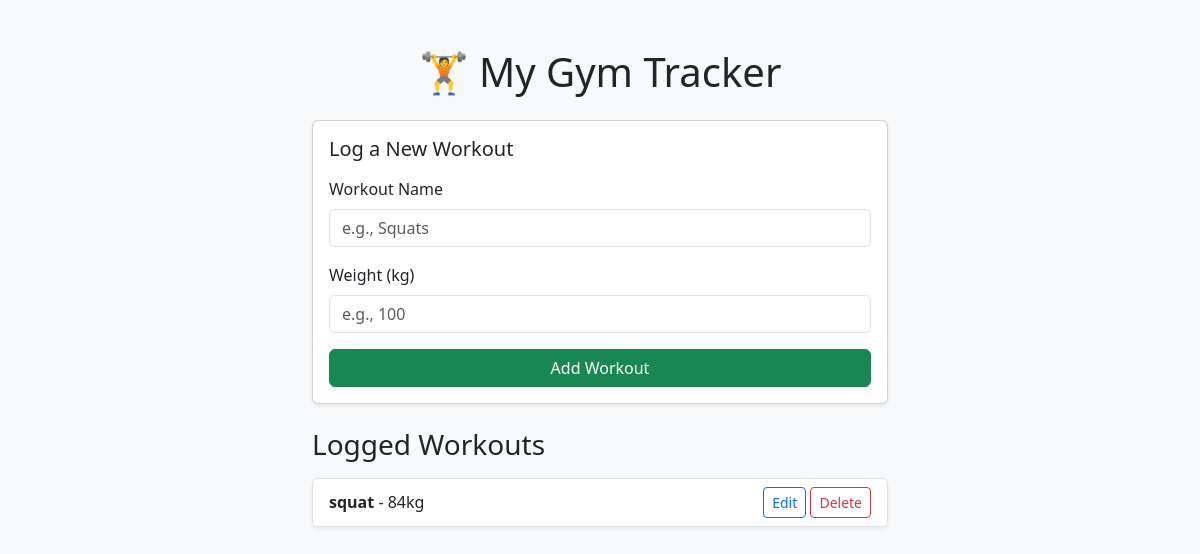
Before: / with the older database file.
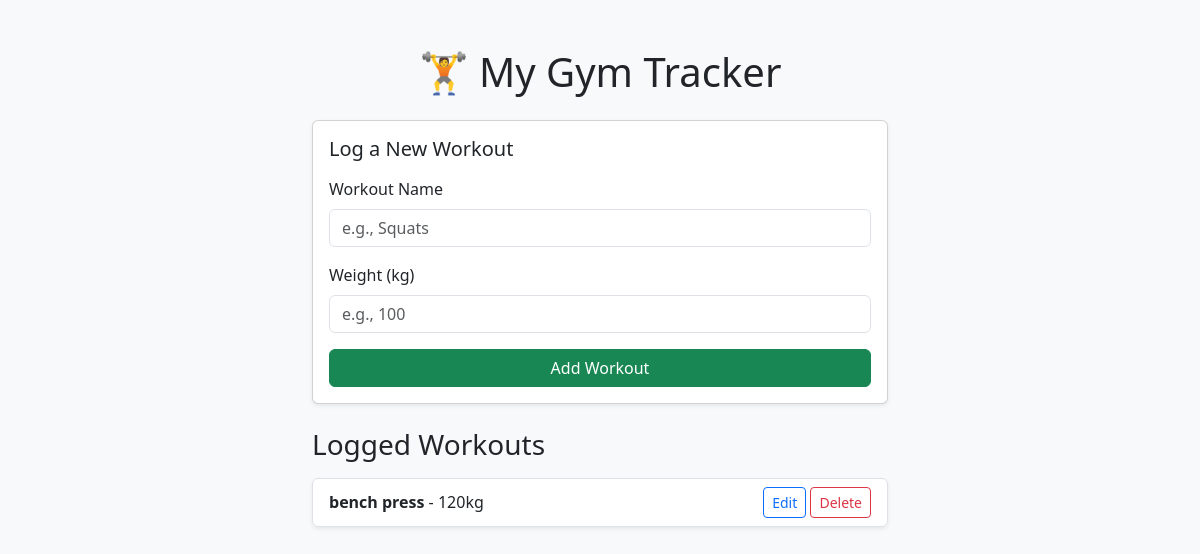
After: the same page with the newer database file.
### tables this page shows
CREATE TABLE workouts(id INTEGER PRIMARY KEY AUTOINCREMENT , name TEXT NOT NULL , weight TEXT NOT NULL);

### app.py (the view, shortened to what this page needs)
@app.route('/' , methods = ["GET" , "POST"])
def home():
    conn = sqlite3.connect("gym.db")
    cursor = conn.cursor()
    cursor.execute("SELECT id , name , weight FROM workouts")
    rows = cursor.fetchall()
    conn.close()
    formatted_workouts = [{"id":row[0] , "name":row[1] , "weight":row[2]} for row in rows]
    return render_template("index.html", savedworkout = formatted_workouts)

### templates/index.html (shortened to what this page needs)
<!DOCTYPE html>
<html lang="en">
<head>
    <link href="https://cdn.jsdelivr.net/npm/bootstrap@5.3.2/dist/css/bootstrap.min.css" rel="stylesheet">
</head>
<body class="bg-light">
    <div class="container mt-5" style="max-width: 600px;">
        <h1 class="text-center mb-4">🏋️ My Gym Tracker</h1>
        <div class="card shadow-sm mb-4">
            <div class="card-body">
                <h5 class="card-title mb-3">Log a New Workout</h5>
                <form action="/" method="POST">
                    <div class="mb-3">
                        <label for="workout_name" class="form-label">Workout Name</label>
                        <input type="text" class="form-control" id="workout_name" name="workout_name" required placeholder="e.g., Squats">
                    </div>
                    <div class="mb-3">
                        <label for="weight" class="form-label">Weight (kg)</label>
                        <input type="number" class="form-control" id="weight" name="weight" required placeholder="e.g., 100">
                    </div>
                    <button type="submit" class="btn btn-success w-100">Add Workout</button>
                </form>
            </div>
        </div>
        <h3 class="mb-3">Logged Workouts</h3>
        <ul class="list-group shadow-sm">
            {% for w in savedworkout %}
                <li class="list-group-item d-flex justify-content-between align-items-center">
                    <span><strong>{{ w.name }}</strong> - {{ w.weight }}kg</span>
                    <div>
                        <a href="/update/{{ w.id }}" class="btn btn-sm btn-outline-primary">Edit</a>
                        <a href="/delete/{{ w.id }}" class="btn btn-sm btn-outline-danger">Delete</a>
                    </div>
                </li>
            {% endfor %}
        </ul>
    </div>
</body>
</html>

Changed rows visible on the page:
removed workouts: name "squat", weight "84"
added workouts: name "bench press", weight "120"
